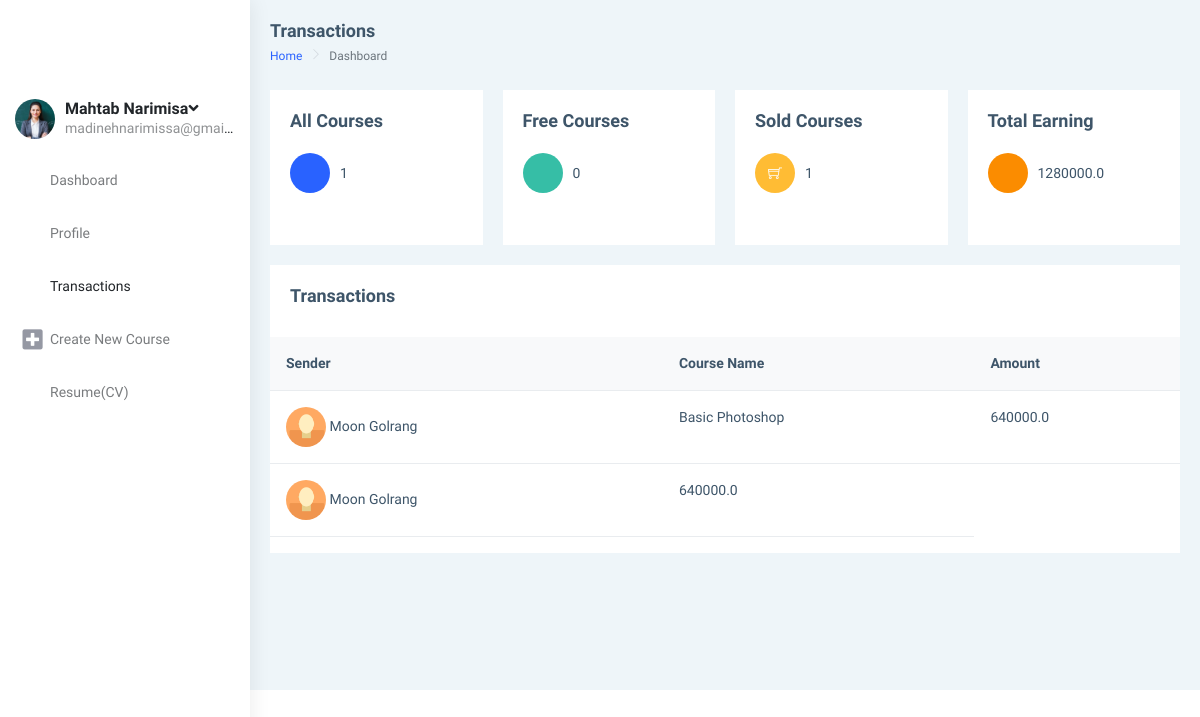
The page /accounts/teacherdashboard/transaction (signed in) on the database its author committed.
### mainSite/models.py (models this page shows, shortened)
class Teacher (models.Model):
    phone = models.CharField(max_length=200, unique=True)
    date_created = models.DateTimeField(auto_now_add=True, null=True)
    user = models.OneToOneField(
        User, null=True, on_delete=models.CASCADE, related_name='teacher')
    profile_pic = models.ImageField(
        upload_to='teacher/profile/picture/', null=True, blank=True)
    course = models.ManyToManyField(Course, related_name='teacher')
    fildOfStudy = models.CharField(max_length=60, null=True)
    university = models.CharField(max_length=60, null=True)
    educations = (
        ('b', 'Bachelor'),
        ('bs', 'Bachelor Student'),
        ('m', 'Master'),
        ('ms', 'Master Student'),
        ('p', 'PHD'),
        ('ps', 'PHD Student'),
    )
    address=models.CharField(max_length=50, null=True)
    lastEducation = models.CharField(
        max_length=2, choices=educations, default='bs')
    documents = models.FileField(
        upload_to='teacher/documents/', null=True, blank=True)
    companiName1= models.CharField(max_length=50, null=True)
    jobSituation1= models.CharField(max_length=50, null=True)
    companiName2= models.CharField(max_length=50, null=True)
    jobSituation2= models.CharField(max_length=50, null=True)
    courseTitle1= models.CharField(max_length=50, null=True)
    courseTime1= models.CharField(max_length=50, null=True)
    courseTitle2= models.CharField(max_length=50, null=True)
    courseTime2= models.CharField(max_length=50, null=True)
    exteraInfo =models.CharField(max_length=200 , null=True)
    accepted =models.BooleanField(default=False)
    wallet=models.FloatField(default=0)

class Customer (models.Model):
    phone = models.CharField(max_length=200, unique=True)
    date_created = models.DateTimeField(auto_now_add=True, null=True)
    contry = models.CharField(
        max_length=2, choices=COUNTRYS, blank=True, default='ir')
    adress = models.CharField(max_length=50, null=True)
    user = models.OneToOneField(
        User, null=True, on_delete=models.CASCADE, related_name='customer')
    profile_pic = models.ImageField(null=True, blank=True)

class Course(models.Model):
    name = models.CharField(max_length=100, null=True)
    title = models.CharField(max_length=1000)
    price = models.FloatField(default=0)
    category = models.ManyToManyField(Category, related_name='category')
    subTittel = models.CharField(max_length=200, null=True)
    date_created = models.DateTimeField(auto_now_add=True, null=True)
    datepublished = models.DateTimeField(null=True)
    stutuses = (
        ('d', 'Draft'),
        ('p', 'Published'),
    )
    stutus = models.CharField(max_length=1, choices=stutuses, default='d')
    course_pic = models.ImageField(upload_to='courses/coverPictures/' ,null=True, blank=True)
    duration = models.DurationField(max_length=100, null=True)
    fileZip = models.FileField(
        upload_to='courses/zipFile/', null=True, blank=True)
    dlNumber = models.IntegerField(default=0)
    video = models.FileField(
        upload_to='courses/video/%y', null=True, blank=True)
    class Meta:
        ordering = ["-dlNumber"]

class Transaction(models.Model):
    date_created = models.DateTimeField(auto_now_add=True, null=True)
    price =models.FloatField(default=0)
    course = models.ManyToManyField(Course, related_name='transaction')
    teacher = models.ManyToManyField(Teacher, related_name='transaction')
    customer= models.ManyToManyField(Customer, related_name='transaction')
    pdf =models.FileField( null=True, blank=True)
    class Meta:
        ordering = ["-date_created"]

### mainSite/decorators.py (the view)
        def wrapper_func(requset, *args , **kwargs):
            group = None
            if requset.user.groups.exists():
                group = requset.user.groups.all()[0].name
            if group == None:
                return HttpResponse("you are not authorized to view this page")
            if group in allowed_roles:
                 return view_func(requset, *args , **kwargs)
            else:
                return HttpResponse("you are not authorized to view this page")

### mainSite/views.py (called while the page is built)
@login_required
@allowed_users("teacher")
def teacherDashboardTransaction(request):
    teaacher =request.user.teacher
    allCours = teaacher.course.all()
    freeCours = allCours.filter(price=0)
    coursePurchased = allCours.filter(price__gt=0)
    transaction = teaacher.transaction.all()
    context = {
        "teacher": teaacher,
        "allCours": allCours,
        "freeCours": freeCours,
        "freeCoursSize": len(freeCours),
        "coursePurchased": coursePurchased,
        "coursePurchasedSize": coursePurchased.count(),
        "transaction":transaction,
    }
    return render(request, 'teacherdashboard-transaction.html' , context)

### templates/teacherdashboard-transaction.html (shortened to what this page needs)
{% load static %}
{% load widget_tweaks %}
{% load mathfilters %}
<!DOCTYPE html>
<html dir="ltr" lang="en">
<head>
    <link href="{% static '/distt/css/style.min.css' %}" rel="stylesheet"  >
</head>
<body>
    <div id="main-wrapper" data-layout="vertical" data-navbarbg="skin5" data-sidebartype="full"
        data-sidebar-position="absolute" data-header-position="absolute" data-boxed-layout="full">
        <aside class="left-sidebar" data-sidebarbg="skin6">
            <div class="scroll-sidebar">
                <nav class="sidebar-nav">
                    <ul id="sidebarnav">
                            <div class="user-profile d-flex no-block dropdown m-t-20">
                                {% if teacher.profile_pic %}
                              <div class="user-pic"><img src="{{ teacher.profile_pic.url }}" alt="users"
                                  class="rounded-circle" width="40" /></div>
                              {% else %}
                              <div class="user-pic"><img src="{% static '/image/1.jpg' %}" alt="users"
                                  class="rounded-circle" width="40" /></div>
                              {% endif %}
                                <div class="user-content hide-menu m-l-10">
                                <a href="#" class="" id="Userdd" role="button"
                                    data-bs-toggle="dropdown" aria-haspopup="true" aria-expanded="false">
                                    <h5 class="m-b-0 user-name font-medium">{{teacher.user.get_full_name}}<i
                                            class="fa fa-angle-down"></i></h5>
                                    <span class="op-5 user-email">{{teacher.user.email}}</span>
                                </a>
                                </div>
                            </div>
                        <li class="sidebar-item"> <a class="sidebar-link waves-effect waves-dark sidebar-link"
                                href="{% url 'teacherdashboard-main' %}" aria-expanded="false">
                                <i class="mdi mdi-view-dashboard"></i><span
                                    class="hide-menu">Dashboard</span></a></li>
                        <li class="sidebar-item"> <a class="sidebar-link waves-effect waves-dark sidebar-link"
                                href="{% url 'teacherdashboard-profile' %}" aria-expanded="false">
                                <i class="mdi mdi-account-network"></i><span class="hide-menu">Profile</span></a></li>
                        <li class="sidebar-item"> <a class="sidebar-link waves-effect waves-dark sidebar-link"
                                href="{% url 'teacherdashboard-transaction' %}" aria-expanded="false">
                                <i class="mdi mdi-border-all"></i><span
                                    class="hide-menu">Transactions</span></a></li>
                                    <li class="sidebar-item"> <a class="sidebar-link waves-effect waves-dark sidebar-link"
                                        href="{% url 'teacherdashboard-create-course' %}" aria-expanded="false"><i class="fa fa-plus-square"></i><span
                                            class="hide-menu">Create New Course</span></a></li>
                        <li class="sidebar-item"> <a class="sidebar-link waves-effect waves-dark sidebar-link"
                                href="{% url 'teacherdashboard-resume' %}" aria-expanded="false"><i class="mdi mdi-book-multiple"></i><span
                                    class="hide-menu">Resume(CV)</span></a></li>
                    </ul>
                </nav>
            </div>
        </aside>
        <div class="page-wrapper">
            <div class="page-breadcrumb">
                <div class="row align-items-center">
                    <div class="col-5">
                        <h4 class="page-title">Transactions</h4>
                        <div class="d-flex align-items-center">
                            <nav aria-label="breadcrumb">
                                <ol class="breadcrumb">
                                    <li class="breadcrumb-item"><a href="{% url 'main' %}">Home</a></li>
                                    <li class="breadcrumb-item active" aria-current="page">Dashboard</li>
                                </ol>
                            </nav>
                        </div>
                    </div>
                </div>
            </div>
            <div class="container-fluid">
                <div class="row">
                    <div class="col-md-3">
                        <div class="card">
                            <div class="card-body">
                                <h4 class="card-title">All Courses</h4>
                                <div class="feed-widget">
                                    <ul class="list-style-none feed-body m-0 p-b-20">
                                        <li class="feed-item">
                                            <div class="feed-icon bg-info">
                                                <i class="mdi mdi-note-multiple"></i>
                                            </div>
                                            {{ allCours.count}}
                                        </li>
                                    </ul>
                                </div>
                            </div>
                        </div>
                    </div>
                    <div class="col-md-3">
                        <div class="card">
                            <div class="card-body">
                                <h4 class="card-title">Free Courses</h4>
                                <div class="feed-widget">
                                    <ul class="list-style-none feed-body m-0 p-b-20">
                                        <li class="feed-item">
                                            <div class="feed-icon bg-success"><i class="mdi mdi-sale"></i></div>
                                            {{ freeCoursSize}}
                                        </li>
                                    </ul>
                                </div>
                            </div>
                        </div>
                    </div>
                    <div class="col-md-3">
                        <div class="card">
                            <div class="card-body">
                                <h4 class="card-title">Sold Courses</h4>
                                <div class="feed-widget">
                                    <ul class="list-style-none feed-body m-0 p-b-20">
                                        <li class="feed-item">
                                            <div class="feed-icon bg-warning"><i class="ti-shopping-cart"></i></div>
                                            {{coursePurchasedSize}}
                                        </li>
                                    </ul>
                                </div>
                            </div>
                        </div>
                    </div>
                    <div class="col-md-3">
                        <div class="card">
                            <div class="card-body">
                                <h4 class="card-title">Total Earning</h4>
                                <div class="feed-widget">
                                    <ul class="list-style-none feed-body m-0 p-b-20">
                                        <li class="feed-item">
                                            <div class="feed-icon btn-orange"><i class="mdi mdi-square-inc-cash"></i></div>
                                            {{teacher.wallet}}
                                        </li>
                                    </ul>
                                </div>
                            </div>
                        </div>
                    </div>
                </div>
                <div class="row">
                  <div class="col-md-12">
                    <div class="card">
                        <div class="card-body">
                            <div class="d-md-flex">
                                <div>
                                    <h4 class="card-title">Transactions</h4>
                                </div>
                            </div>
                        </div>
                        <div class="table-responsive">
                            <table class="table v-middle">
                                <thead>
                                    <tr class="bg-light">
                                        <th class="border-top-0">Sender</th>
                                        <th class="border-top-0">Course Name</th>
                                        <th class="border-top-0">Amount</th>
                                    </tr>
                                </thead>
                                <tbody>
                                    {% for t in transaction %}
                                    <tr>
                                        <td>
                                            <div class="d-flex align-items-center">
                                                <div class="m-r-10">
                                                    {% for customer in t.customer.all %}
                                                    {% if customer.profile_pic %}
                                                    <div class="user-pic"><img src="{{ customer.profile_pic.url }}" alt="users"
                                                        class="rounded-circle" width="40" />
                                                        <span> {{customer.user.get_full_name}}</span>
                                                    </div>
                                                    {% else %}
                                                    <div class="user-pic"><img src="{% static '/image/1.jpg' %}" alt="users"
                                                        class="rounded-circle" width="40" />
                                                        <span> {{customer.user.get_full_name}}</span>
                                                    </div>
                                                    {% endif %}
                                                    {% endfor %}
                                                                                </div>
                                            </div>
                                        </td>
                                        {% for course in t.course.all %}
                                        <td>{{course.name}}</td>
                                        {% endfor %}
                                        <td>{{t.price|mul:0.8}}</td>
                                    </tr>
                                        {% endfor %}
                                </tbody>
                            </table>
                        </div>
                    </div>
                </div>
                </div>
            </div>
        </div>
    </div>
</body>
</html>

### rows shown on the page
Teacher: profile_pic (picture), user.get_full_name "Mahtab Narimisa", user.email "madinehnarimissa@gmai…", wallet "1280000.0"
Transaction: price|mul "640000.0"
Customer: user.get_full_name "Moon Golrang"
Course: name "Basic Photoshop"
Transaction: price|mul "640000.0"

### other values the page prints
{{ allCours.count }} "1"
{{ freeCoursSize }} "0"
{{ coursePurchasedSize }} "1"
